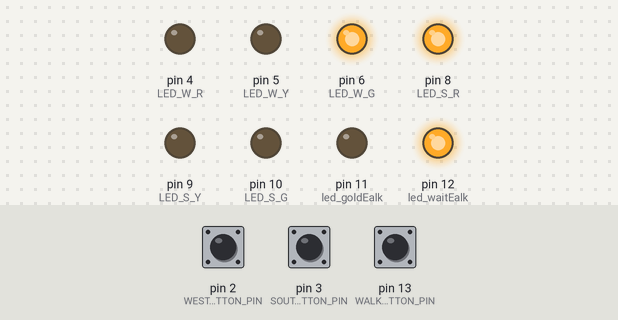
A sketch run on a simulated Arduino Uno, built with avr-gcc and run on an emulated ATmega328P. Parts: output pins drawn as LEDs (lit = HIGH). The inputs (shaded band) are chosen by the test bench; at power-on: pin 3 (SOUTH_BUTTON_PIN) LOW, pin 2 (WEST_BUTTON_PIN) LOW, pin 13 (WALK_BUTTON_PIN) LOW.

Above: at 6.8 s.
6.9 s: pin 3 (SOUTH_BUTTON_PIN) pulled HIGH for 2.6 s
At 9.8 s:
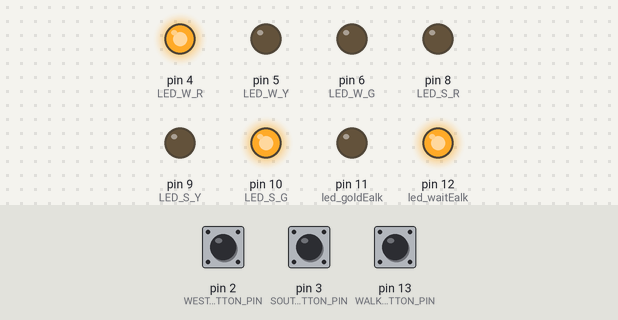
11.0 s: pin 2 (WEST_BUTTON_PIN) pulled HIGH for 2.6 s
At 13.0 s:
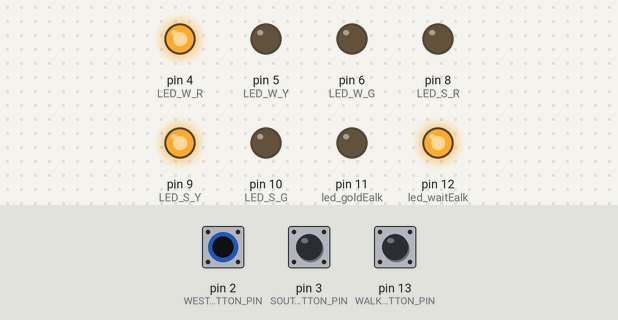
15.1 s: pin 13 (WALK_BUTTON_PIN) pulled HIGH for 2.6 s
At 16.4 s:
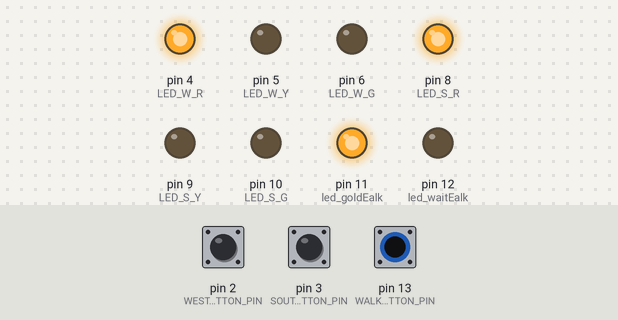
19.2 s: pin 2 (WEST_BUTTON_PIN) pulled HIGH for 2.6 s
At 20.2 s:
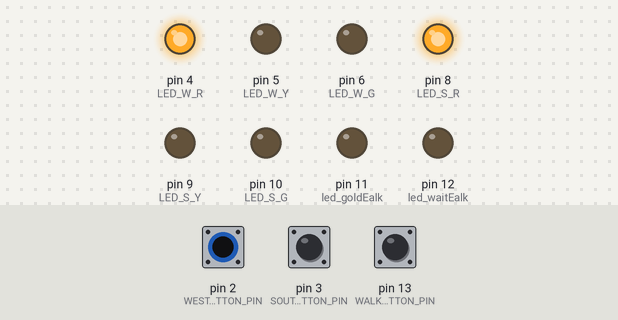
Timing chart, 0 to 22.8 s (numbered marks = the images above; inputs shaded):
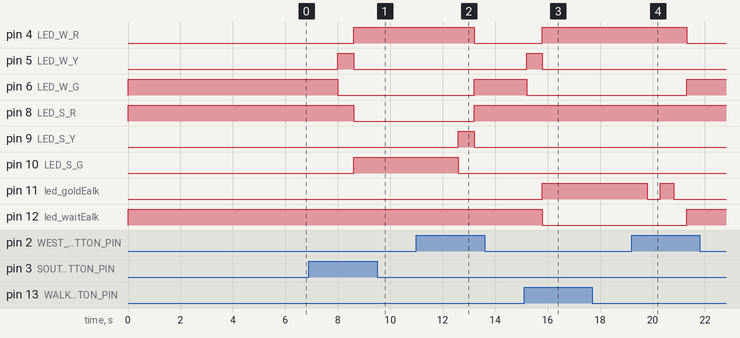

The sketch:

fsm.ino
```cpp
#define LED_W_R 4
#define LED_W_Y 5
#define LED_W_G 6
#define WEST_BUTTON_PIN 2
#define LED_S_R 8
#define LED_S_Y 9
#define LED_S_G 10
#define SOUTH_BUTTON_PIN 3
#define goldE 0
#define waitE 1
#define goldN 2
#define waitN 3
#define walk 4
#define WALK_BUTTON_PIN 13
#define led_goldEalk 11
#define led_waitEalk 12
#define STATEgo1 6
#define STATEgo2 7
#define STATEgo3 9
#define STATEgo4 10
#define STATEgo 5
#define STATEgo5 8

struct State {
  unsigned long ST_Out; // binary pattern to street output
  unsigned long Time; // delay in ms units
  unsigned long Next[9];
}; // next state for inputs 0,1,2,3

typedef const struct State SType;

SType FSM[11] = {
  {B10001100, 2000, {goldE, goldE, waitE, waitE, waitE ,waitE, waitE ,waitE}},//สีเขียวของฝั่ง ไม่มีทางเดิน 0 goldE
  {B10001010, 600, {goldN, walk, goldN, goldN, walk, walk, walk ,goldN}},//สีเหลืองของฝั่งไม่มีตนเดิน 1 //แก้ walk 1 waitE
  {B10100001, 2000, {goldN, waitN, goldN, waitN, waitN , waitN, waitN ,waitN}},//สีเขียวของฝั่งที่มีคนเดิน 2 goldN
  {B10010001, 600, {goldE, goldE, goldE, goldE, walk, walk, walk ,walk}},//สีเหลืองของฝั่งที่มีคนเดิน 3 waitN
  {B01001001, 2000, {walk, STATEgo, STATEgo5, STATEgo, walk, STATEgo, STATEgo, STATEgo}},//เดิน 4 walk
  {B00001001, 500, {STATEgo1,STATEgo1,STATEgo1,STATEgo1,STATEgo1,STATEgo1,STATEgo1,STATEgo1}},//เขียวดับเดิน 5 STATEgo
  {B01001001, 500, {STATEgo2,STATEgo2,STATEgo2,STATEgo2,STATEgo2,STATEgo2,STATEgo2,STATEgo2}},//เขียวติดเดิน 6 STATEgo1
  {B00001001, 500, {goldE,goldE,goldE,goldE,goldE,goldE,goldN,goldE}},// 7 STATEgo2

  {B00001001, 500, {STATEgo3,STATEgo3,STATEgo3,STATEgo3,STATEgo3,STATEgo3,STATEgo3,STATEgo3}},//เขียวติดเดิน 8 STATEgo5
  {B01001001, 500, {STATEgo4,STATEgo4,STATEgo4,STATEgo4,STATEgo4,STATEgo4,STATEgo4,STATEgo4}},// 9 STATEgo3
  {B00001001, 500, {goldN,goldN,goldN,goldN,goldN,goldN,goldE,goldN}}, // 10 STATEgo4
};

unsigned long S = 0;
void setup() {
  pinMode(LED_W_R, OUTPUT);
  pinMode(LED_W_Y, OUTPUT);
  pinMode(LED_W_G, OUTPUT);
  pinMode(WEST_BUTTON_PIN, INPUT);
  pinMode(LED_S_R, OUTPUT);
  pinMode(LED_S_Y, OUTPUT);
  pinMode(LED_S_G, OUTPUT);
  pinMode(led_goldEalk, OUTPUT);
  pinMode(led_waitEalk, OUTPUT);
  pinMode(SOUTH_BUTTON_PIN, INPUT);
  pinMode(WALK_BUTTON_PIN, INPUT);
  Serial.begin(9600);
}

int input, input1, input2, input3;
long Time = 0;

void loop() {
  digitalWrite(LED_W_R, FSM[S].ST_Out & B00000001);
  digitalWrite(LED_W_Y, FSM[S].ST_Out & B00000010);
  digitalWrite(LED_W_G, FSM[S].ST_Out & B00000100);
  digitalWrite(LED_S_R, FSM[S].ST_Out & B00001000);
  digitalWrite(LED_S_Y, FSM[S].ST_Out & B00010000);
  digitalWrite(LED_S_G, FSM[S].ST_Out & B00100000);
  digitalWrite(led_goldEalk, FSM[S].ST_Out & B01000000);
  digitalWrite(led_waitEalk , FSM[S].ST_Out & B10000000);

  delay(FSM[S].Time);
  input1 = digitalRead(WEST_BUTTON_PIN);
  input2 = digitalRead(SOUTH_BUTTON_PIN);
  input3 = digitalRead(WALK_BUTTON_PIN);

  input = input1 + input2 * 2 +  input3*4;

  S = FSM[S].Next[input];


}
```

Measured:
- after the input at 6.9 s, pin 4 (LED_W_R), pin 10 (LED_S_G): LOW → HIGH after 1.7 s; pin 5 (LED_W_Y): LOW → HIGH after 1.1 s, → LOW 0.60 s later; pin 6 (LED_W_G): HIGH → LOW after 1.1 s; pin 8 (LED_S_R): HIGH → LOW after 1.7 s
- after the input at 11.0 s, pin 4 (LED_W_R): HIGH → LOW after 2.2 s; pin 6 (LED_W_G), pin 8 (LED_S_R): LOW → HIGH after 2.2 s; pin 9 (LED_S_Y): LOW → HIGH after 1.6 s, → LOW 0.60 s later; pin 10 (LED_S_G): HIGH → LOW after 1.6 s
- after the input at 15.1 s, pin 4 (LED_W_R), pin 11 (led_goldEalk): LOW → HIGH after 0.70 s; pin 5 (LED_W_Y): LOW → HIGH after 0.10 s, → LOW 0.60 s later; pin 6 (LED_W_G): HIGH → LOW after 0.10 s; pin 12 (led_waitEalk): HIGH → LOW after 0.70 s
- after the input at 19.2 s, pin 4 (LED_W_R): HIGH → LOW after 2.1 s; pin 6 (LED_W_G), pin 12 (led_waitEalk): LOW → HIGH after 2.1 s; pin 11 (led_goldEalk): HIGH → LOW after 0.60 s, → HIGH 0.50 s later, → LOW 0.50 s later
